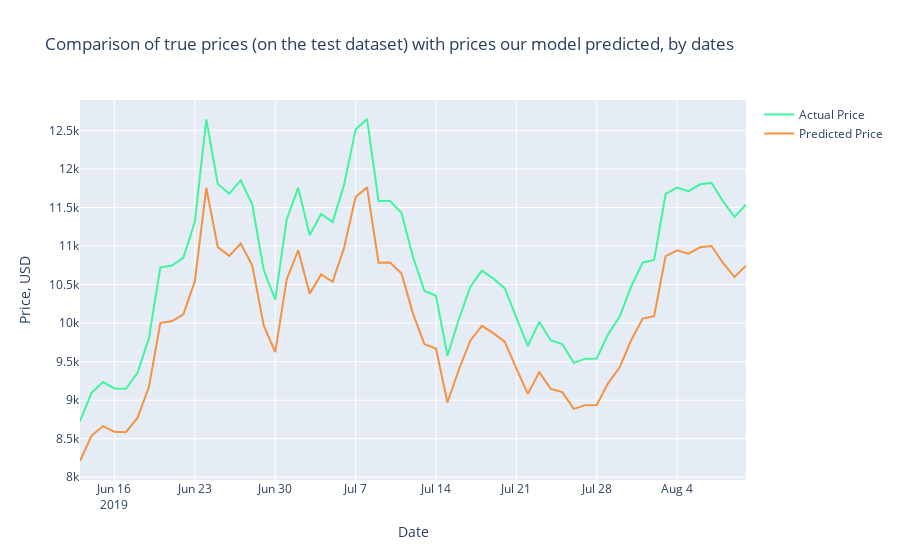

Notebook code cell kept with this figure:
### Markdown cell above
Below we extract the convenient format of dates and plot the same chart as above, but with these dates on the X-axis.

### Code cell
Test_Dates = Daily_Price[len(Daily_Price)-days_from_train:].index

trace1 = go.Scatter(x=Test_Dates, y=Y_test2_inverse, name= 'Actual Price', 
                   line = dict(color = ('rgb(66, 244, 155)'),width = 2))
trace2 = go.Scatter(x=Test_Dates, y=prediction2_inverse, name= 'Predicted Price',
                   line = dict(color = ('rgb(244, 146, 65)'),width = 2))
data = [trace1, trace2]
layout = dict(title = 'Comparison of true prices (on the test dataset) with prices our model predicted, by dates',
             xaxis = dict(title = 'Date'), yaxis = dict(title = 'Price, USD'))
fig = dict(data=data, layout=layout)
py.iplot(fig, filename='results_demonstrating1')
